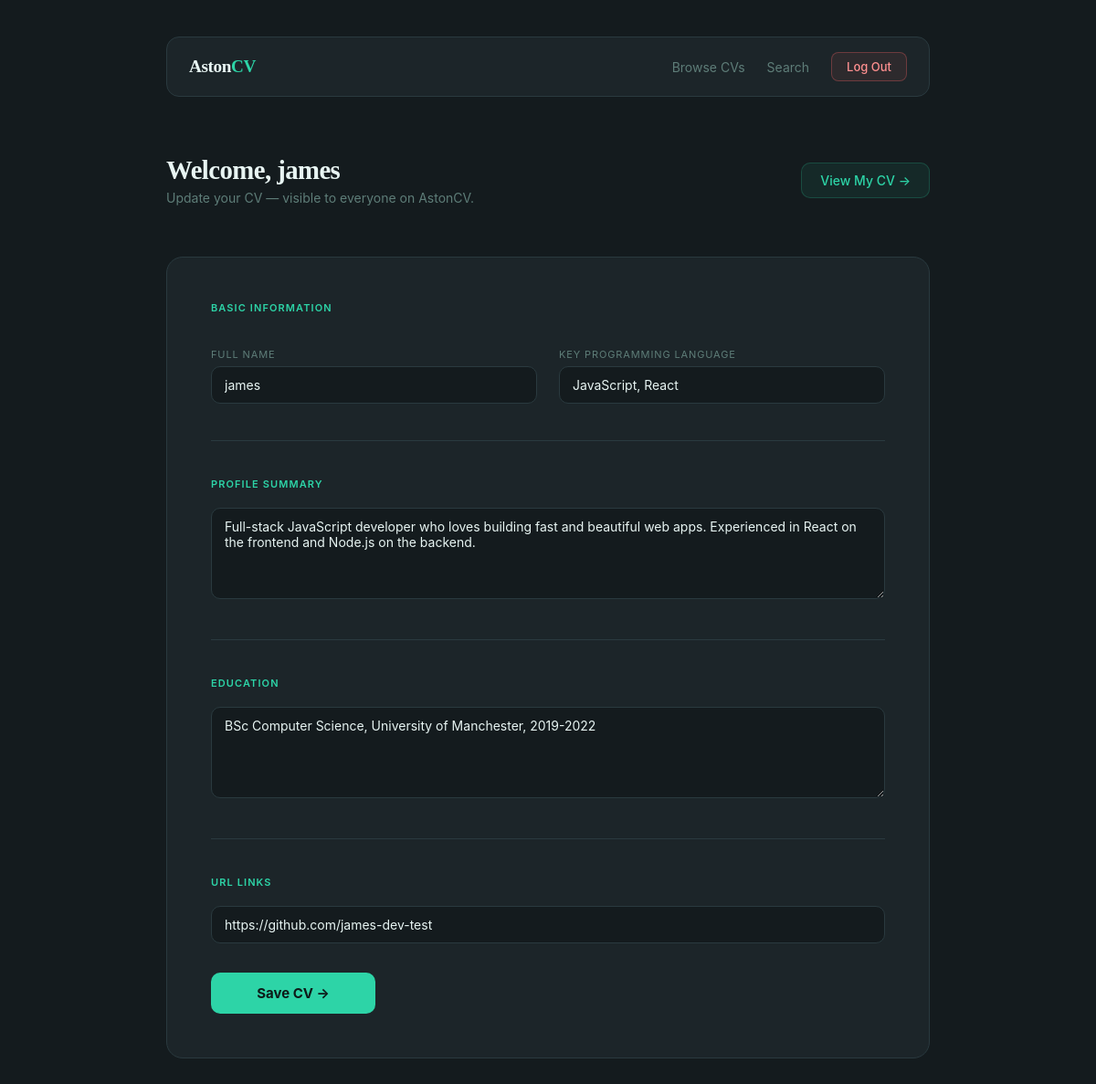
The page /dashboard.php (signed in) on the database its author committed.
### tables this page shows
CREATE TABLE `cvs` (
  `id` bigint(20) UNSIGNED NOT NULL,
  `name` varchar(100) NOT NULL,
  `email` varchar(100) NOT NULL,
  `password` varchar(255) NOT NULL,
  `keyprogramming` varchar(255) DEFAULT NULL,
  `profile` varchar(500) DEFAULT NULL,
  `education` varchar(500) DEFAULT NULL,
  `URLlinks` varchar(500) DEFAULT NULL
);

### dashboard.php (the view, shortened to what this page needs)
<?php
require 'db.php';
$stmt = $pdo->prepare("SELECT * FROM cvs WHERE id = ?");
$stmt->execute([$_SESSION["user_id"]]);
$user = $stmt->fetch(PDO::FETCH_ASSOC);
?>
<!DOCTYPE html>
<html lang="en">
<head>
    <link rel="stylesheet" href="css/style.css">
</head>
<body class="dashboard-page">
<div class="dashboard-wrapper">
    <div class="navbar">
        <div class="navbar-brand">Aston<span>CV</span></div>
        <div class="navbar-links">
            <a href="index.php">Browse CVs</a>
            <a href="search.php">Search</a>
            <a href="logout.php" class="btn-logout">Log Out</a>
        </div>
    </div>
    <div class="dashboard-header">
        <div>
            <h1>Welcome, <?= htmlspecialchars($_SESSION["user_name"]) ?></h1>
            <p class="subtitle">Update your CV — visible to everyone on AstonCV.</p>
        </div>
        <a href="view.php?id=<?= $_SESSION["user_id"] ?>" class="btn-view">View My CV &#8594;</a>
    </div>
    <div class="dashboard-card">
        <form method="POST" action="dashboard.php">
            <div class="form-section">
                <h3>Basic Information</h3>
                <div class="form-grid">
                    <div>
                        <label>Full Name</label>
                        <input type="text" name="name"
                            placeholder="Your full name"
                            value="<?= htmlspecialchars($user["name"]) ?>" required>
                    </div>
                    <div>
                        <label>Key Programming Language</label>
                        <input type="text" name="keyprogramming"
                            placeholder="e.g. Python, JavaScript, PHP"
                            value="<?= htmlspecialchars($user["keyprogramming"] ?? '') ?>">
                    </div>
                </div>
            </div>
            <div class="form-section">
                <h3>Profile Summary</h3>
                <textarea name="profile" rows="4"
                    placeholder="Write a short summary about yourself..."><?= htmlspecialchars($user["profile"] ?? '') ?></textarea>
            </div>
            <div class="form-section">
                <h3>Education</h3>
                <textarea name="education" rows="4"
                    placeholder="e.g. BSc Computer Science, Aston University, 2021-2024"><?= htmlspecialchars($user["education"] ?? '') ?></textarea>
            </div>
            <div class="form-section">
                <h3>URL Links</h3>
                <input type="text" name="URLlinks"
                    placeholder="e.g. https://github.com/yourname"
                    value="<?= htmlspecialchars($user["URLlinks"] ?? '') ?>">
            </div>
            <button type="submit">Save CV &#8594;</button>
        </form>
    </div>
</div>
</body>
</html>

### css/style.css (style rules this page uses)
* { margin: 0; padding: 0; box-sizing: border-box; }
:root { --bg-page: #141b1e; --bg-card: #1c2529; --bg-input: #141b1e; --border-card: #2a3a3f; --border-input: #2a3a3f; --teal: #2dd4a7; --teal-hover: #25b892; --teal-dim: rgba(45, 212, 167, 0.08); --teal-border: rgba(45, 212, 167, 0.2); --text-primary: #e8f5f3; --text-muted: #5e7d78; --text-dark: #0d1a18; --success-bg: rgba(45, 212, 167, 0.08); --success-border: rgba(45, 212, 167, 0.3); --success-text: #2dd4a7; --error-bg: rgba(255, 99, 99, 0.08); --error-border: rgba(255, 99, 99, 0.3); --error-text: #ff9090; }
body { font-family: -apple-system, BlinkMacSystemFont, 'Segoe UI', sans-serif; background-color: var(--bg-page); color: var(--text-primary); min-height: 100vh; display: flex; align-items: center; justify-content: center; padding: 2rem; }
h1, h2, h3 { font-family: Georgia, 'Times New Roman', serif; letter-spacing: -0.02em; color: var(--text-primary); }
label { display: block; font-size: 11px; color: var(--text-muted); text-transform: uppercase; letter-spacing: 0.08em; margin-bottom: 6px; margin-top: 1.1rem; }
input, textarea, select { width: 100%; background: var(--bg-input); border: 1px solid var(--border-input); border-radius: 10px; padding: 11px 14px; color: var(--text-primary); font-family: -apple-system, BlinkMacSystemFont, 'Segoe UI', sans-serif; font-size: 14px; transition: border-color 0.2s; }
input::placeholder, textarea::placeholder { color: var(--text-muted); opacity: 0.5; }
textarea { resize: vertical; min-height: 100px; }
button, .btn { width: 100%; background: var(--teal); border: none; border-radius: 10px; padding: 13px; color: var(--text-dark); font-family: -apple-system, BlinkMacSystemFont, 'Segoe UI', sans-serif; font-size: 15px; font-weight: 700; cursor: pointer; margin-top: 1.5rem; transition: background 0.2s, transform 0.1s; text-decoration: none; display: inline-block; text-align: center; }
body.dashboard-page { display: block; padding: 0; background-color: var(--bg-page); min-height: 100vh; }
.dashboard-wrapper { width: 100%; max-width: 900px; margin: 0 auto; padding: 2.5rem 2rem; }
.navbar { display: flex; align-items: center; justify-content: space-between; padding: 1rem 1.5rem; background: var(--bg-card); border: 1px solid var(--border-card); border-radius: 14px; margin-bottom: 2.5rem; }
.navbar-brand { font-family: Georgia, 'Times New Roman', serif; font-size: 1.2rem; font-weight: 700; color: var(--text-primary); letter-spacing: -0.02em; }
.navbar-brand span { color: var(--teal); }
.navbar-links { display: flex; align-items: center; gap: 1.5rem; }
.navbar-links a { color: var(--text-muted); text-decoration: none; font-size: 14px; transition: color 0.2s; }
.btn-logout { background: var(--error-bg) !important; border: 1px solid var(--error-border) !important; color: var(--error-text) !important; padding: 7px 16px !important; border-radius: 8px !important; font-size: 13px !important; font-weight: 500 !important; margin-top: 0 !important; width: auto !important; transform: none !important; }
.page-header, .dashboard-header { display: flex; align-items: center; justify-content: space-between; margin-bottom: 2rem; padding: 1.5rem 0; }
.page-header h1, .dashboard-header h1 { font-size: 1.8rem; margin-bottom: 0.3rem; }
.page-header .subtitle, .dashboard-header .subtitle { color: var(--text-muted); font-size: 14px; }
.btn-view { background: var(--teal-dim); border: 1px solid var(--teal-border); color: var(--teal); padding: 10px 20px; border-radius: 10px; font-size: 14px; text-decoration: none; white-space: nowrap; font-weight: 500; transition: opacity 0.2s; margin-top: 0; width: auto; display: inline-block; }
.dashboard-card { background: var(--bg-card); border: 1px solid var(--border-card); border-radius: 18px; padding: 3rem; margin-bottom: 2rem; }
.dashboard-card button { max-width: 180px; margin-top: 2rem; }
.form-section { margin-bottom: 2.5rem; padding-bottom: 2.5rem; border-bottom: 1px solid var(--border-card); }
.form-section:last-of-type { border-bottom: none; margin-bottom: 0; padding-bottom: 0; }
.form-section h3 { font-size: 11px; font-weight: 600; color: var(--teal); margin-bottom: 1.2rem; font-family: -apple-system, BlinkMacSystemFont, 'Segoe UI', sans-serif; text-transform: uppercase; letter-spacing: 0.1em; }
.form-grid { display: grid; grid-template-columns: 1fr 1fr; gap: 1.5rem; }

### rows shown on the page
cvs: name "james", keyprogramming "JavaScript, React", profile "Full-stack JavaScript developer who loves building fast and beautiful web apps. Experienced in React on the frontend and Node.js on the backend.", education "BSc Computer Science, University of Manchester, 2019-2022", URLlinks "https://github.com/james-dev-test"

### other values the page prints
$_SESSION["user_name"] "james"
